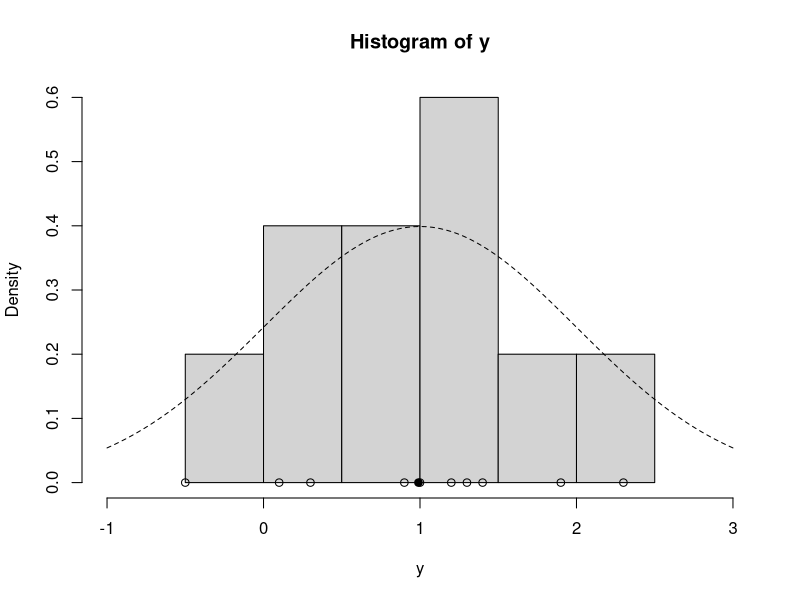
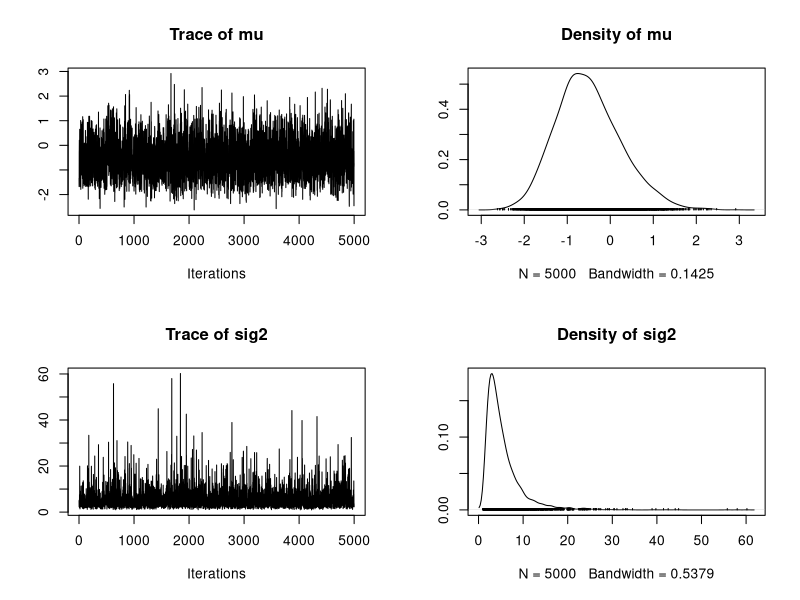

Reproduce these figures in R, in order.
update_mu = function(n, ybar, sig2, mu_0, sig2_0){
  sig2_1 = 1 / (n/sig2 + 1/sig2_0)
  mu_1 = sig2_1 * (n * ybar / sig2 + mu_0 / sig2_0)
  rnorm(n=1, mean = mu_1, sd = sqrt(sig2_1))
}

update_sig2 = function(n, y, mu, nu_0, beta_0){
  nu_1 = nu_0 + n/2
  sumsq = sum((y-mu)^2)
  beta_1 = beta_0 + sumsq/2
  out_gamma = rgamma(n=1, shape = nu_1, rate = beta_1)
  1/out_gamma
}

gibbs = function(y, n_iter, init, prior){
  ybar = mean(y)
  n = length(y)
  
  mu_out = numeric(n_iter)
  sig2_out = numeric(n_iter)
  
  mu_now = init$mu
  
  ## Gibbs sampler
  for (i in 1:n_iter){
    sig2_now = update_sig2(n=n, y=y, mu=mu_now, nu_0=prior$nu_0, beta_0=prior$beta_0)
    mu_now = update_mu(n=n, ybar=ybar, sig2=sig2_now, mu_0=prior$mu_0, sig2_0=prior$sig2_0)
    
    sig2_out[i] = sig2_now
    mu_out[i] = mu_now
  }
  cbind(mu=mu_out, sig2=sig2_out)
}

y = c(1.2, 1.4, -0.5, 0.3, 0.9, 2.3, 1.0, 0.1, 1.3, 1.9)
ybar = mean(y)
n = length(y)

## prior
prior = list()

prior$mu_0 = 1.0
prior$sig2_0 = 1.0
prior$n_0 = 2 ## effective sample size
prior$s2_0 = 1# initial guess for sig2.
prior$nu_0 = prior$n_0/2 # prior parameter for inverse-gamma
prior$beta_0 = prior$n_0 * prior$s2_0 / 2.0 ##scaled inverse chi squared distribution.

prior

#histogram prior for mu
hist(y, freq = F, xlim=c(-1,3))
curve(dnorm(x=x, mean=prior$mu_0, sd=sqrt(prior$sig2_0)), lty=2, add=T) #prior for mu
points(y, rep(0,n), pch=1) # individual data points
points(ybar, 0, pch=19) # sample mean


set.seed(53)

init = list()
init$mu = 0
init

y2 = c(-0.2, -1.5, -5.3, 0.3, -0.8, -2.2)

post2 = gibbs(y=y2, n_iter=5e3, init=init, prior=prior)
head(post2)
tail(post2)

install.packages("coda")
library(coda)
plot(as.mcmc(post2))
summary(as.mcmc(post2))

 
